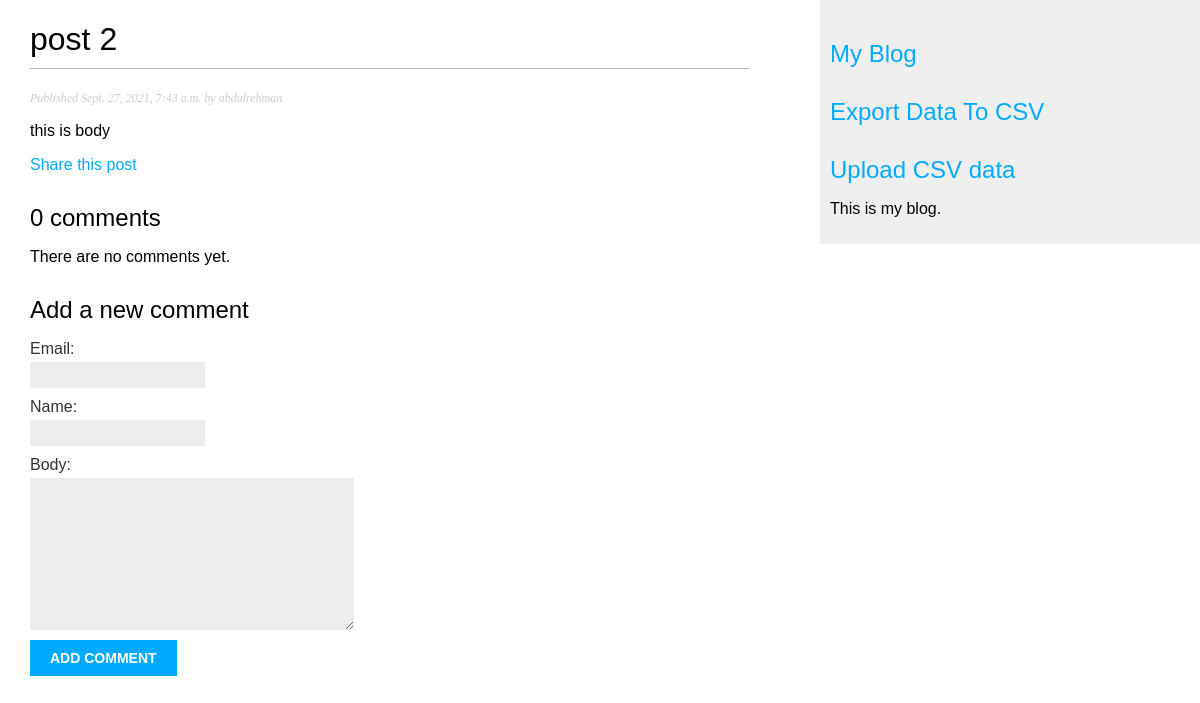
The app's page /blog/2021/9/27/post2/, older data.
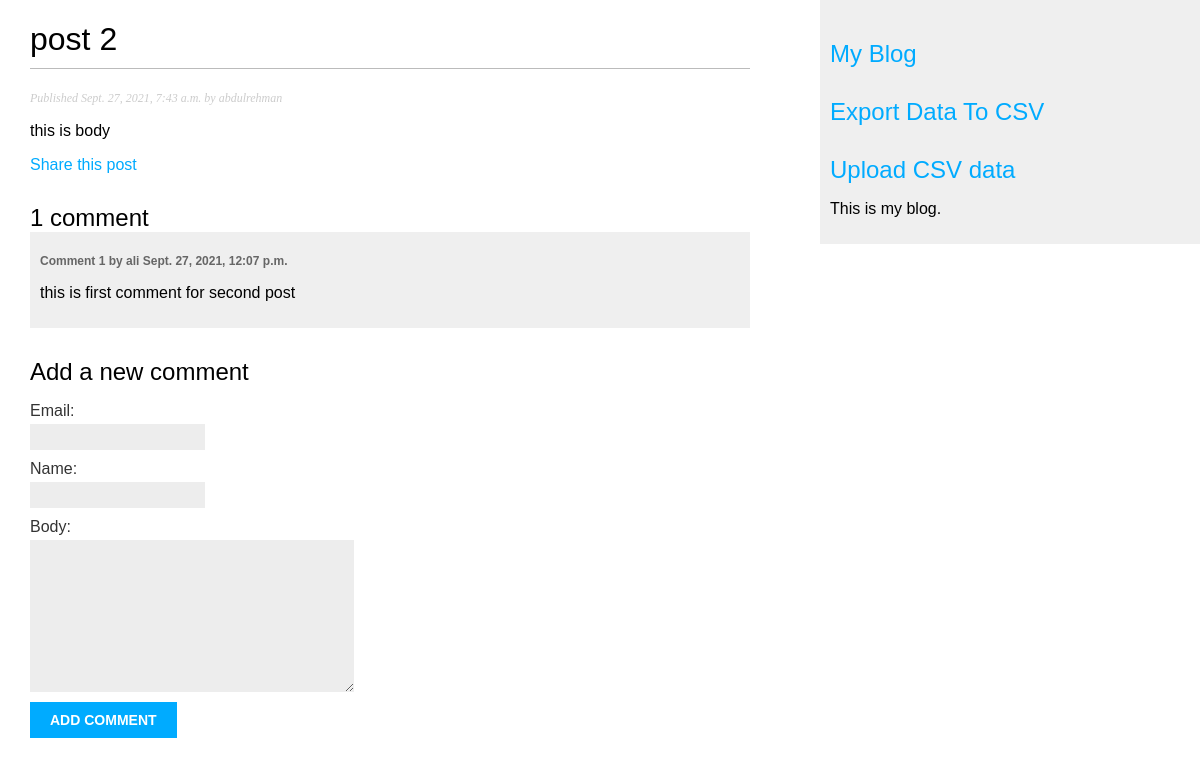
The same page, newer data.
### blog/models.py (models this page shows, shortened)
class Comment(models.Model):
    post = models.ForeignKey(Post, on_delete=models.CASCADE, related_name='comments')
    name = models.CharField(max_length=80)
    email = models.EmailField()
    body = models.TextField()
    created = models.DateTimeField(auto_now_add=True)
    updated = models.DateTimeField(auto_now=True)
    active = models.BooleanField(default=True)
    class Meta:
        ordering = ('created',)

### blog/views.py (the view)
# urls.py: path('<int:year>/<int:month>/<int:day>/<slug:post>/',views.post_detail,name='post_detail'),
def post_detail(request, year, month, day, post):
    post = get_object_or_404(Post, slug=post, status='published', publish__year=year, publish__month=month, publish__day=day)
    comments = post.comments.filter(active=True)
    new_comment = None
    if request.method == 'POST':
        comment_form = CommentForm(data=request.POST)
        if comment_form.is_valid():
            new_comment = comment_form.save(commit=False)
            new_comment.post = post
            new_comment.save()
    else:
        comment_form = CommentForm()
    return render(request, 'blog/post/detail.html', {'post': post, 'comment_form': comment_form, 'comments':comments, 'new_comment':new_comment})

### blog/forms.py
class CommentForm(forms.ModelForm):
    class Meta:
        model = Comment
        fields = ['email', 'name', 'body']

### blog/templates/blog/post/detail.html (shortened to what this page needs)
{% extends "blog/base.html" %}
{% block content %}
 <h1>{{ post.title }}</h1>
    <p class="date">
      Published {{ post.publish }} by {{ post.author }}
   </p>
    {{ post.body|linebreaks }}
    <p>
       <a href="{% url "blog:post_share" post.id %}">
       Share this post
      </a>
   </p>
      {% with comments.count as total_comments %}
    <h2>
   {{ total_comments }} comment{{ total_comments|pluralize }}
   </h2>
{% endwith %}
{% for comment in comments %}
 <div class="comment">
   <p class="info">
   Comment {{ forloop.counter }} by {{ comment.name }}
 {{ comment.created }}
 </p>
 {{ comment.body|linebreaks }}
 </div>
{% empty %}
 <p>There are no comments yet.</p>
{% endfor %}
{% if new_comment %}
 <h2>Your comment has been added.</h2>
{% else %}
 <h2>Add a new comment</h2>
 <form method="post">
 {{ comment_form.as_p }}
 <p><input type="submit" value="Add comment"></p>
 </form>
{% endif %}
{% endblock %}

Row changes from the older to the newer data that the page shows:
added Comment: name "ali", created "Sept. 27, 2021, 12:07 p.m.", body "this is first comment for second post"
Text that changed along with them:
{{ total_comments }}: "0" → "1"
text no longer shown: "There are no comments yet."
